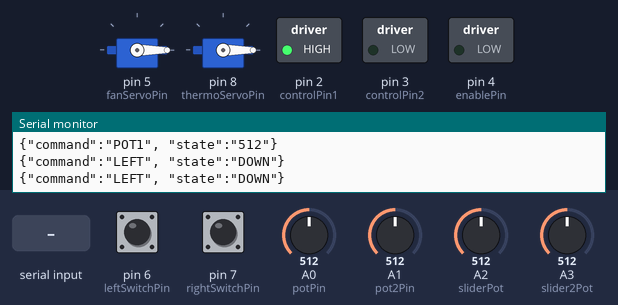
This sketch was run on a simulated Arduino Uno, built with avr-gcc and run on an emulated ATmega328P. Parts: 2 × servo, switched loads named in the sketch (green lamp = pin HIGH), the last lines printed to the serial monitor. Inputs (shaded band) come from the test bench; at power-on: pin 6 (leftSwitchPin) HIGH, pin 7 (rightSwitchPin) HIGH, A0 (potPin) = 512, A1 (pot2Pin) = 512, A2 (sliderPot) = 512, A3 (slider2Pot) = 512.

Above: at 1.2 s.
1.3 s: "90,45,200\n" received over Serial
At 2.7 s:
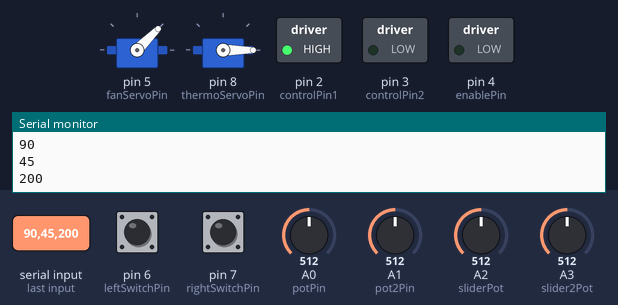
3.8 s: "30,150,10\n" received over Serial
At 5.8 s:
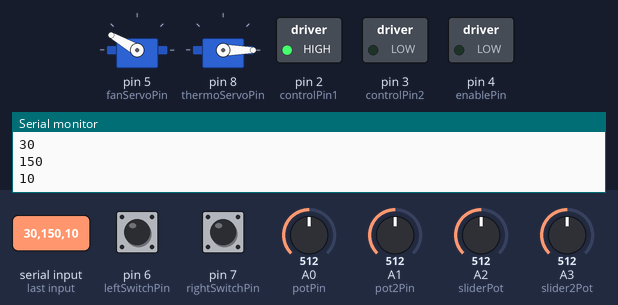
6.3 s: "1,90\n" received over Serial
At 7.7 s:
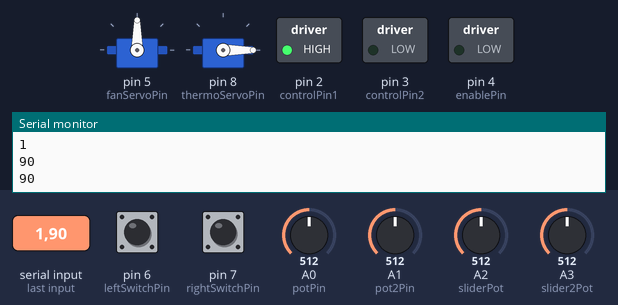
8.8 s: "200\n" received over Serial
At 10.8 s:
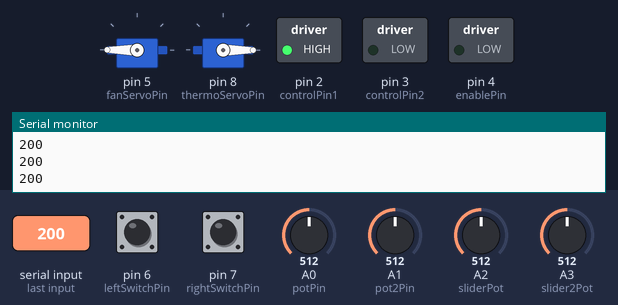
14.3 s: "90,45\n" received over Serial
At 16.2 s:
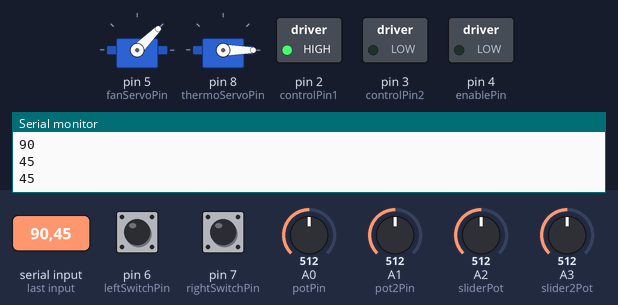
Timing chart, 0 to 17.7 s (numbered marks = the images above; inputs shaded):
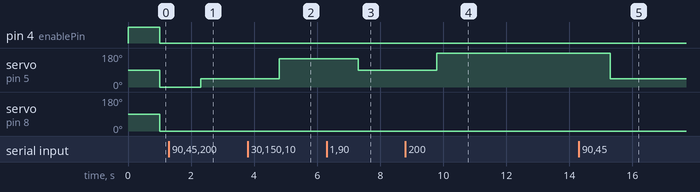

Measured:
- after the input at 1.3 s, servo on pin 5 (fanServoPin): 0° → 45° after 1.0 s
- after the input at 3.8 s, servo on pin 5 (fanServoPin): 45° → 150° after 1.0 s
- after the input at 6.3 s, servo on pin 5 (fanServoPin): 150° → 90° after 1.0 s
- after the input at 8.8 s, servo on pin 5 (fanServoPin): 90° → 180° after 1.0 s
- after the input at 14.3 s, servo on pin 5 (fanServoPin): 180° → 45° after 1.0 s

The sketch:

FridgeController.ino
```cpp
#include <Servo.h>
#include <string.h>

//circuit board component variablles
const int potPin = A0;
const int pot2Pin = A1;
const int sliderPot = A2;
const int slider2Pot = A3;

int potVal;
int pot2Val;
int sliderVal;
int slider2Val;
int previousPotVal;
int previousPot2Val;
int previousSliderVal;
int previousSlider2Val;


const int ledPin = 13;
const int led2Pin = 12;
const int led3Pin = 11;
const int led4Pin = 10;

//fan turner componenets
Servo fanServo;
const int fanServoPin = 5;

int fanAngle;

const int leftSwitchPin = 6;
const int rightSwitchPin = 7;

//these overview the state of the switches
int leftSwitchState = 0;
int previousLeftSwitchState = 0;
int rightSwitchState = 0;
int previousRightSwitchState = 0;

//thermometer component variabels
Servo thermoServo;
const int thermoServoPin = 8;
int thermometerVal;
int thermometerAngle;


//fan component variables
const int enablePin = 4;
const int controlPin1 = 2; // controll pins handle which direction the motor is moving
const int controlPin2 = 3;

int motorEnabled = 0;
int motorSpeed = 0;
int motorDirection = 1;


void setup() {
  //REMINDER: you don't need to set up pot pins in the analog area

  //set up fan turner components
  fanServo.attach(fanServoPin);
  //controls fot fan
  pinMode(leftSwitchPin, INPUT);
  pinMode(rightSwitchPin, INPUT);

  //set up thermoComponents
  thermoServo.attach(thermoServoPin);

  //set up the fan motor
  pinMode(controlPin1, OUTPUT);
  pinMode(controlPin2, OUTPUT);
  pinMode(enablePin, OUTPUT);

  //set the motor to Off
  digitalWrite(enablePin, HIGH);
  //set the direction of the motor
  digitalWrite(controlPin1, HIGH);
  digitalWrite(controlPin2, LOW);

  //comunicate to unity project
  Serial.begin(115200);
  //motorEnabled=1;

}

void controlMotorSpeed(int motorSpeed) {
  //turn motor on/off
  if (motorEnabled == 1) digitalWrite(enablePin, HIGH);
  else digitalWrite(enablePin, LOW);

  //set speed of motor
  if (motorEnabled == true) {
    analogWrite(enablePin, motorSpeed);
  }
  else {
    analogWrite(enablePin, 0);
  }
}

//DONE
void sendDataPacket() {
  //-----------------------------------------------------------------------------CIRCUIT DIALS
  if(previousPotVal != potVal){
    Serial.print("{\"command\":\"POT1\", \"state\":\"");
    Serial.print(potVal);
    Serial.println("\"}");
  }
  if(previousPot2Val != pot2Val){
    Serial.print("{\"command\":\"POT2\", \"state\":\"");
    Serial.print(pot2Val);
    Serial.println("\"}");
  }
  if(previousSliderVal != sliderVal){
    Serial.print("{\"command\":\"SLIDER1\", \"state\":\"");
    Serial.print(sliderVal);
    Serial.println("\"}");
  }
  if(previousSlider2Val != slider2Val){
    Serial.print("{\"command\":\"POT1\", \"state\":\"");
    Serial.print(slider2Val);
    Serial.println("\"}");
  }
  //-----------------------------------------------------------------------------FAN BUTTONS
  //if the state of the button changes then send an info update
  if(previousLeftSwitchState != leftSwitchState)
    if(leftSwitchState == LOW)
        Serial.println("{\"command\":\"LEFT\", \"state\":\"UP\"}");
      else
        Serial.println("{\"command\":\"LEFT\", \"state\":\"DOWN\"}");
  if(previousRightSwitchState != rightSwitchState)
      if(rightSwitchState == LOW)
        Serial.println("{\"command\":\"LEFT\", \"state\":\"UP\"}");
      else
        Serial.println("{\"command\":\"LEFT\", \"state\":\"DOWN\"}");

}

//DONE
//reads from unity program
void readDataPacket() {
  //things that need to be read from the data packet:
  // - thermometer value/angle
  // - power of fan
  // - angle of fan
  //thermometerVal = ;
  //read the line
  String line = Serial.readString();
  if(line.equals("")) return; //if there is nothing there then don't update the variables

  //seperate the first number from the rest of the string
  thermometerAngle = atoi(line.substring(0, line.indexOf(',')).c_str());
  line = line.substring(line.indexOf(',')+1);

  //get the second number from the list
  fanAngle = atoi(line.substring(0, line.indexOf(',')).c_str());
  line = line.substring(line.indexOf(',')+1);


  motorSpeed = atoi(line.c_str());

  Serial.println(thermometerAngle);
  Serial.println(fanAngle);
  Serial.println(motorSpeed);
}

//DONE
void readCircuitInput(){
  potVal = analogRead(potPin);
  pot2Val = analogRead(pot2Pin);
  sliderVal = analogRead(sliderPot);
  slider2Val = analogRead(slider2Pot);
}

//DONE
void updatePreviousVariables(){
  //fan controls
  previousLeftSwitchState = leftSwitchState;
  previousRightSwitchState = rightSwitchState;

  //circuit controls
  previousPotVal = potVal;
  previousPot2Val = pot2Val;
  previousSliderVal = sliderVal;
  previousSlider2Val = slider2Val;
}

//TODO: add led to items otherwise DONE
void loop() {
  //read the state of the left/right control switch states
  leftSwitchState = digitalRead(leftSwitchPin);
  rightSwitchState = digitalRead(rightSwitchPin);

  //read curcuit board inputs
  readCircuitInput();


  //recieve the data packet that was sent from the unity
  readDataPacket();
  //collect the variables from the board and send it to unity
  sendDataPacket();

  //------------------------------------------------------------------------------------OUTPUT
  //update thermometer
  thermometerAngle = map(thermometerVal, 0, 2, 0, 179);
  thermoServo.write(thermometerAngle);
  //update motor controls
  controlMotorSpeed(motorSpeed);

  //update Fan turner controls
  fanServo.write(fanAngle);
  //------------------------------------------------------------------------------------
  updatePreviousVariables();
}  //end loop
```
